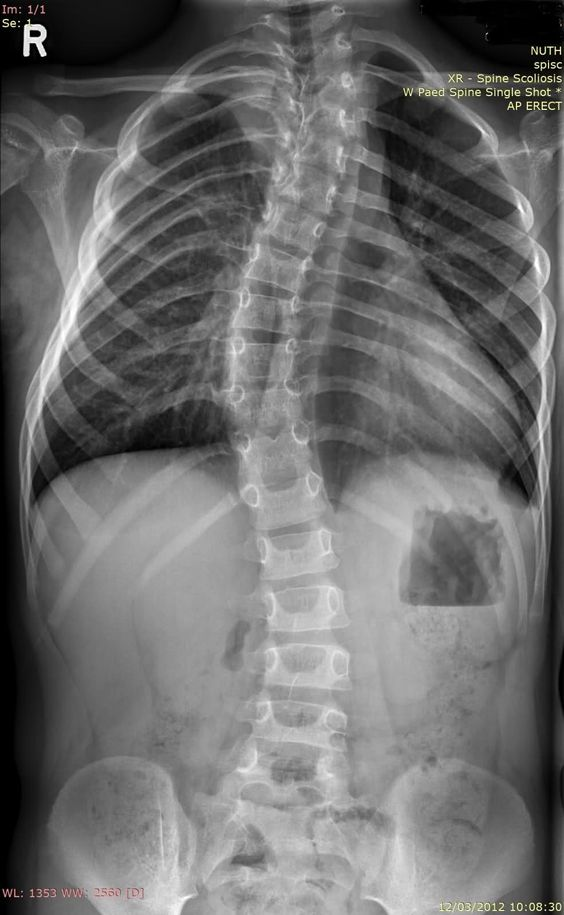
#> input picture l_cnn/ex2.jpg, 564 x 915 px, found by its file name
$ python filtro_erosion.py
#> lines starting #> are read from the running program, lines starting #| are printed output that depends on the picture; after the words box and inside, x2 and y2 are one past the last pixel; in counts of white or black regions, pixels touching at a corner belong together
'''
FILLING AN IMAGE OF:
- FILLING AN IMAGE
- GRAY
- EROSION
- THRESHOLDING (146,196)
- GAUSSIAN BLUR
- PREWITT
- SKELETONIZE

'''
import scipy.ndimage.morphology as morp
import numpy as np
import cv2
import imutils
import matplotlib.pyplot as plt


def skeletonize(img):

    struct = np.array([[[[0, 0, 0], [0, 1, 0], [1, 1, 1]],
                        [[1, 1, 1], [0, 0, 0], [0, 0, 0]]],

                       [[[0, 0, 0], [1, 1, 0], [0, 1, 0]],
                        [[0, 1, 1], [0, 0, 1], [0, 0, 0]]],

                       [[[0, 0, 1], [0, 1, 1], [0, 0, 1]],
                           [[1, 0, 0], [1, 0, 0], [1, 0, 0]]],

                       [[[0, 0, 0], [0, 1, 1], [0, 1, 0]],
                           [[1, 1, 0], [1, 0, 0], [0, 0, 0]]],

                       [[[1, 1, 1], [0, 1, 0], [0, 0, 0]],
                           [[0, 0, 0], [0, 0, 0], [1, 1, 1]]],

                       [[[0, 1, 0], [0, 1, 1], [0, 0, 0]],
                           [[0, 0, 0], [1, 0, 0], [1, 1, 0]]],

                       [[[1, 0, 0], [1, 1, 0], [1, 0, 0]],
                           [[0, 0, 1], [0, 0, 1], [0, 0, 1]]],

                       [[[0, 1, 0], [1, 1, 0], [0, 0, 0]],
                           [[0, 0, 0], [0, 0, 1], [0, 1, 1]]]])

    img = img.copy()
    last = ()
    while np.any(img != last):
        last = img
        for s in struct:
            img = np.logical_and(img, np.logical_not(
                morp.binary_hit_or_miss(img, *s)))
    return img


img = cv2.imread('ex2.jpg')
#> img is the input picture: shape (915, 564, 3); mean B, G, R 108.6, 108.8, 108.9
dimensions = img.shape
#> dimensions = (915, 564, 3)

# height, width, number of channels in image
height = img.shape[0]
#> height = 915
width = img.shape[1]
#> width = 564
qua = int(width/10)
#> qua = 56
qua2 = int(qua*3)
#> qua2 = 168
qua7 = int(qua*7)
#> qua7 = 392
img[0:height, 0:qua2] = [0]
img[0:height, qua7:width] = [0]
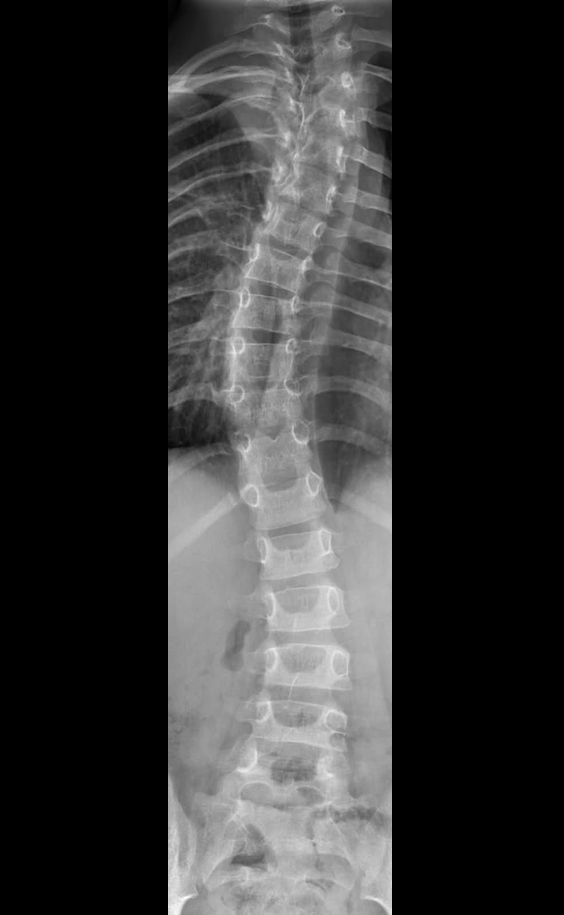
#> img: shape (915, 564, 3); min 0, max 254, mean 51.9

kernel = np.ones((5, 5), np.uint8)
gray = cv2.cvtColor(img, cv2.COLOR_BGR2GRAY)

thresh = cv2.threshold(gray, 150, 75, cv2.THRESH_BINARY)[1]
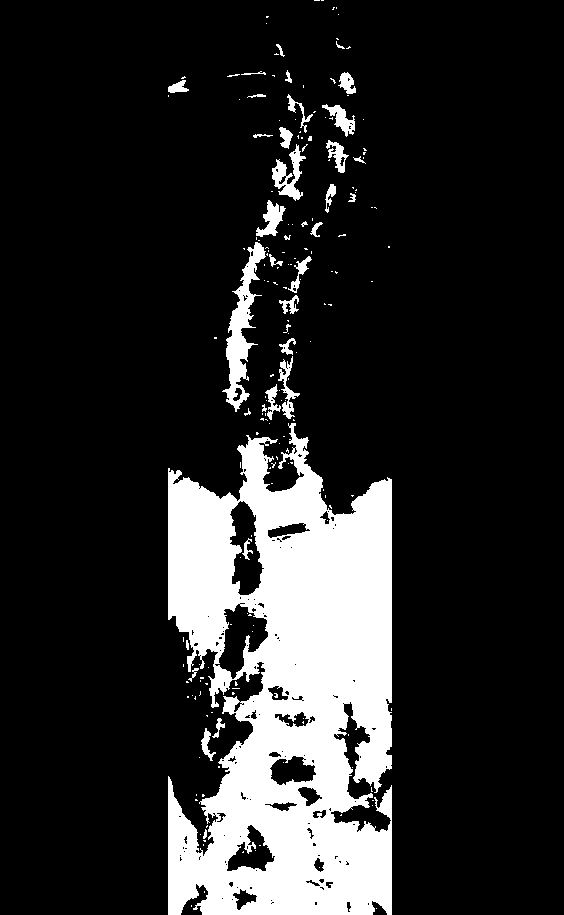
#> thresh: shape (915, 564); values 0 (black) and 75 (white), 16.2% white; 190 white regions (153 under 20 px), largest, box (x1, y1, x2, y2) and area: (168, 423, 392, 915) 75569, (222, 242, 266, 412) 2466, (272, 144, 306, 201) 786
img_gaussian = cv2.GaussianBlur(thresh, (3, 3), 0)
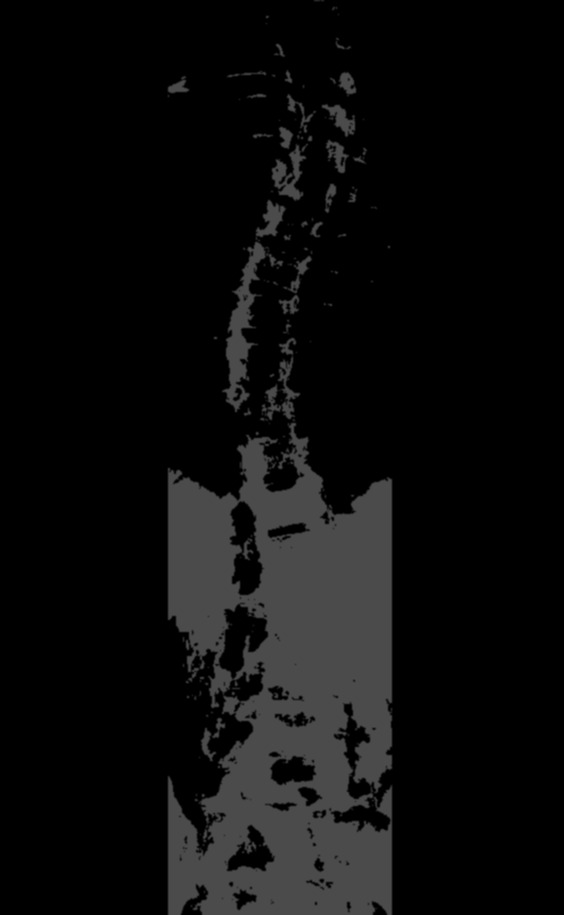
#> img_gaussian: shape (915, 564); min 0, max 75, mean 12.2
kernelx = np.array([[1, 1, 1], [0, 0, 0], [-1, -1, -1]])
kernely = np.array([[-1, 0, 1], [-1, 0, 1], [-1, 0, 1]])
img_prewittx = cv2.filter2D(img_gaussian, -1, kernelx)
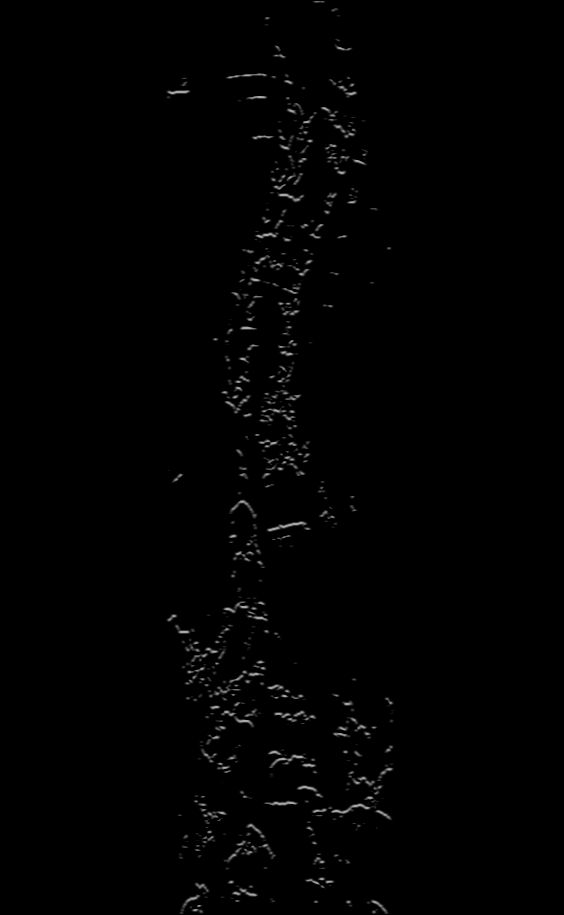
#> img_prewittx: shape (915, 564); min 0, max 170, mean 1.7
img_prewitty = cv2.filter2D(img_gaussian, -1, kernely)
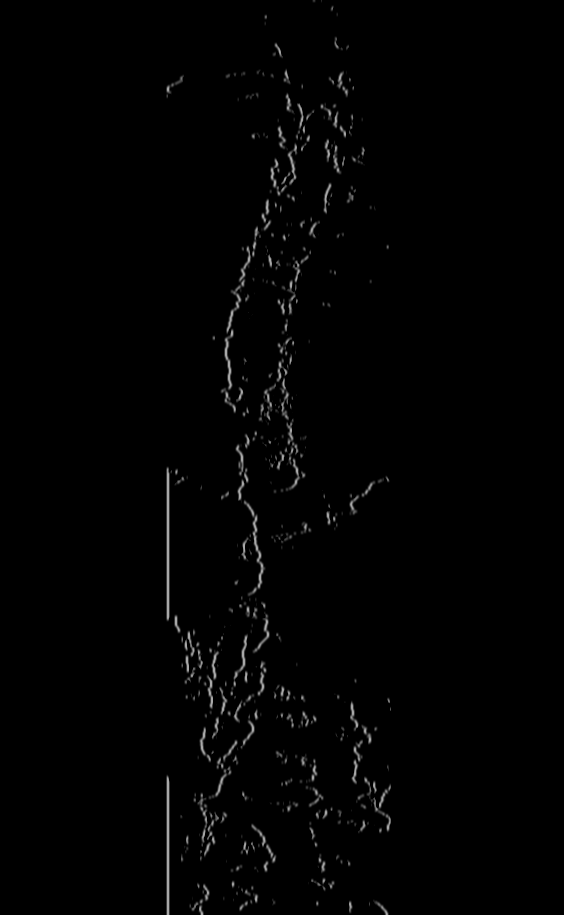
#> img_prewitty: shape (915, 564); min 0, max 170, mean 2.3


img = img_prewittx + img_prewitty
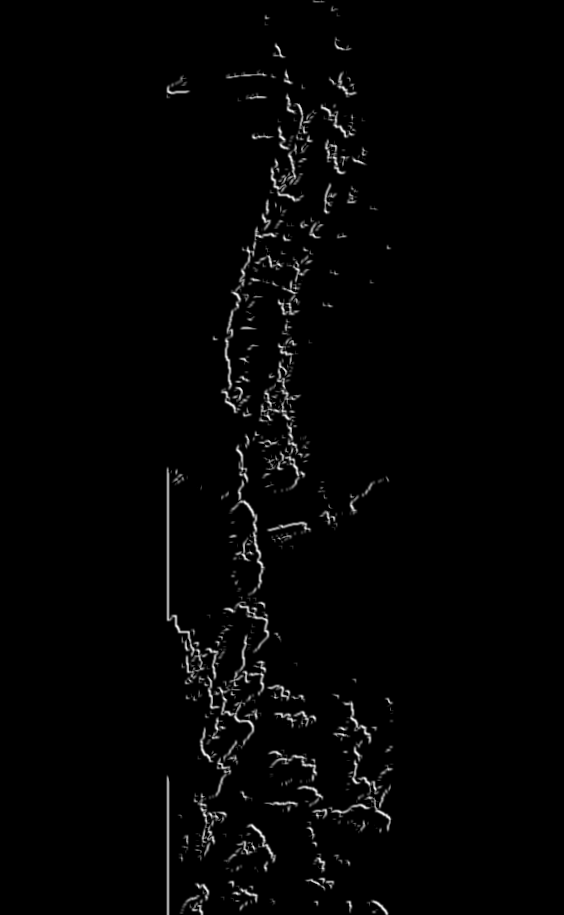
#> img: shape (915, 564); min 0, max 234, mean 4.1
ret, img = cv2.threshold(img, 172, 255, 0)
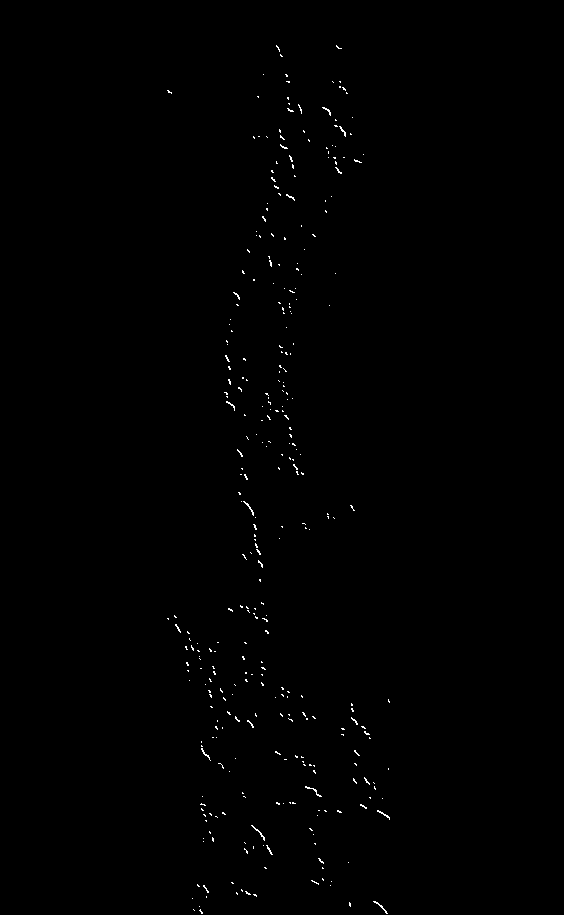
#> img: shape (915, 564); 0.37% white in thin lines or dots, all inside (x1, y1, x2, y2) = (167, 45, 390, 914)
#> (the run stopped early here; a loop or call above may not have finished)

$ run again, with l_cnn/ex3.jpg copied over l_cnn/ex2.jpg
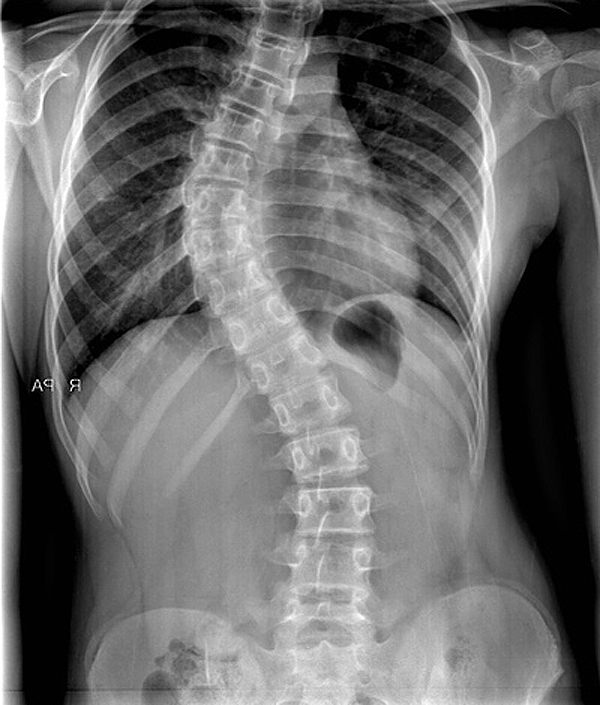
#> input picture l_cnn/ex3.jpg, 600 x 705 px, found by its file name
#> img is the input picture: shape (705, 600, 3); min 0, max 255, mean 108.2
#> `thresh = cv2.threshold(gray, 150, 75, cv2.THRESH_BINARY)[1]`:
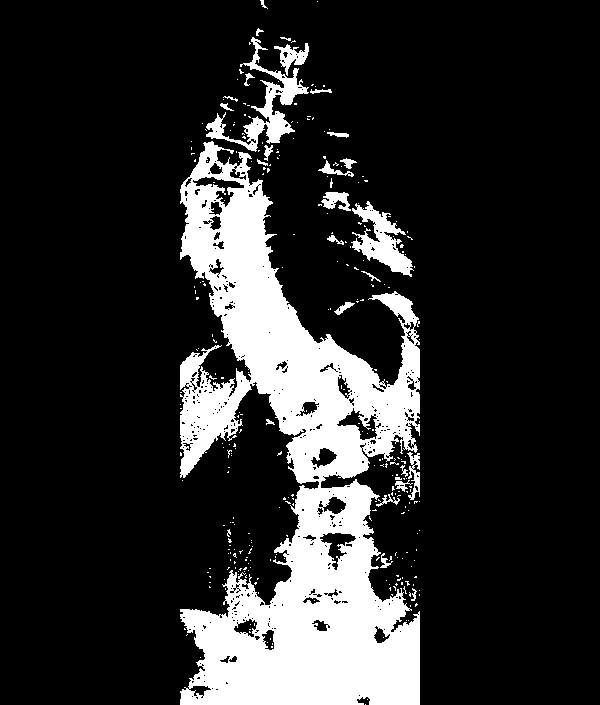
#> thresh: shape (705, 600); values 0 (black) and 75 (white), 17.4% white; 301 white regions (274 under 20 px), largest, box (x1, y1, x2, y2) and area: (180, 141, 420, 705) 65646, (206, 37, 309, 152) 2535, (351, 201, 414, 277) 1935
#> `ret, img = cv2.threshold(img, 172, 255, 0)`:
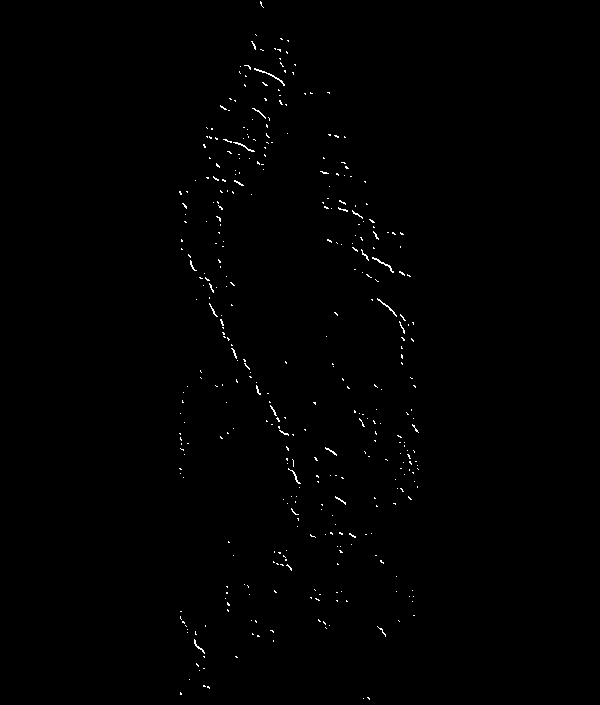
#> img: shape (705, 600); 0.48% white in thin lines or dots, all inside (x1, y1, x2, y2) = (179, 1, 419, 700)

$ run again, with l_cnn/ex8.jpg copied over l_cnn/ex2.jpg
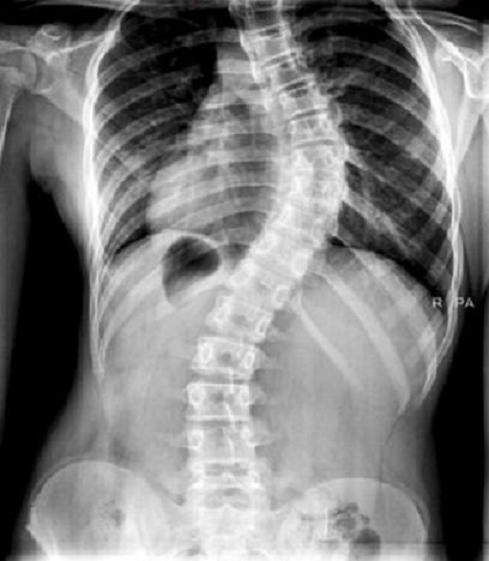
#> input picture l_cnn/ex8.jpg, 489 x 561 px, found by its file name
#> img is the input picture: shape (561, 489, 3); mean B, G, R 124.7, 124.7, 124.7
#> `thresh = cv2.threshold(gray, 150, 75, cv2.THRESH_BINARY)[1]`:
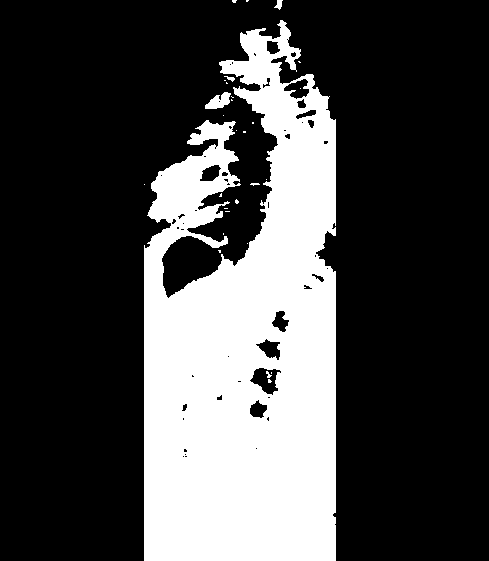
#> thresh: shape (561, 489); values 0 (black) and 75 (white), 27.8% white; 29 white regions (24 under 20 px), largest, box (x1, y1, x2, y2) and area: (144, 20, 336, 561) 75826, (205, 92, 231, 109) 262, (274, 0, 283, 10) 50, (224, 76, 235, 82) 30, (266, 371, 272, 378) 21
#> `ret, img = cv2.threshold(img, 172, 255, 0)`:
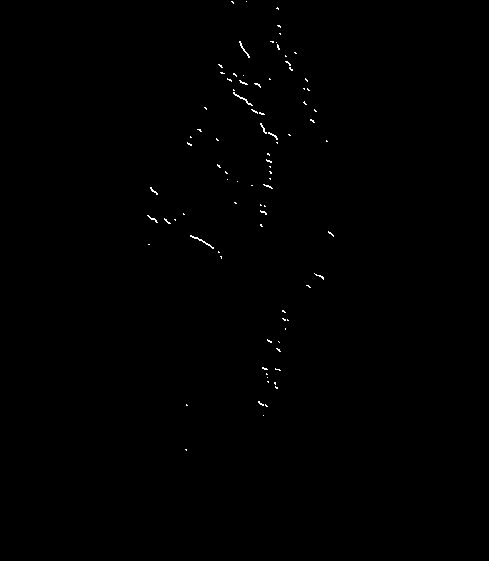
#> img: shape (561, 489); 0.26% white in thin lines or dots, all inside (x1, y1, x2, y2) = (147, 1, 334, 451)
